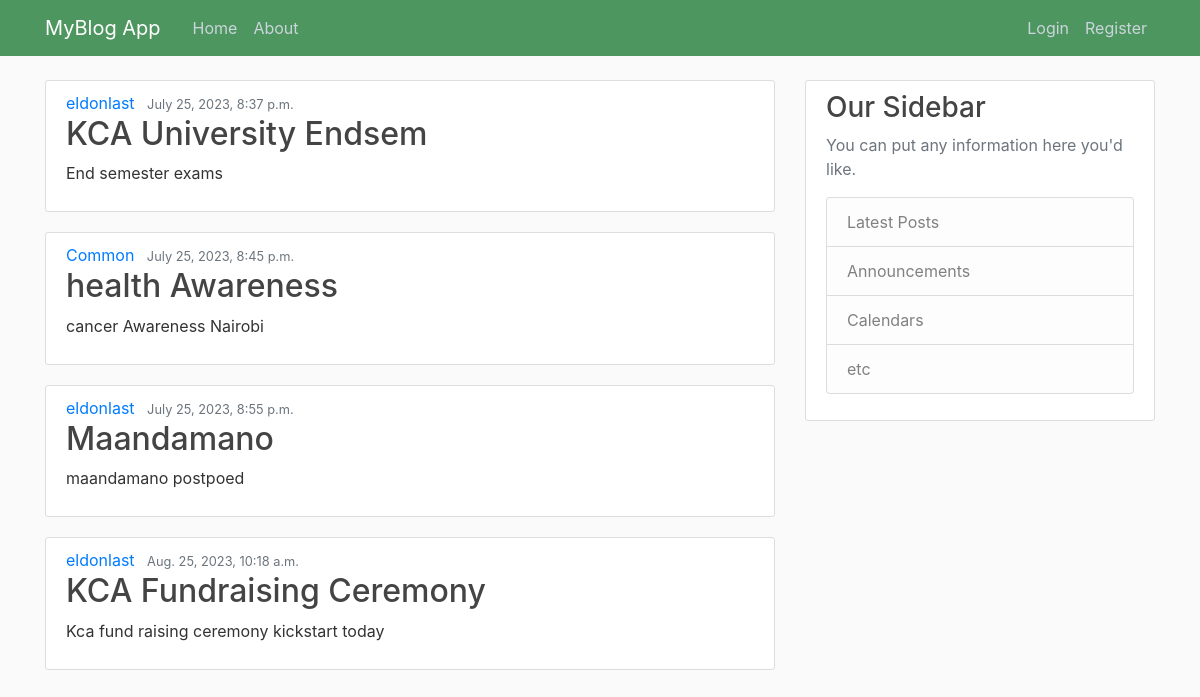
/, run on an earlier commit of the app's database.
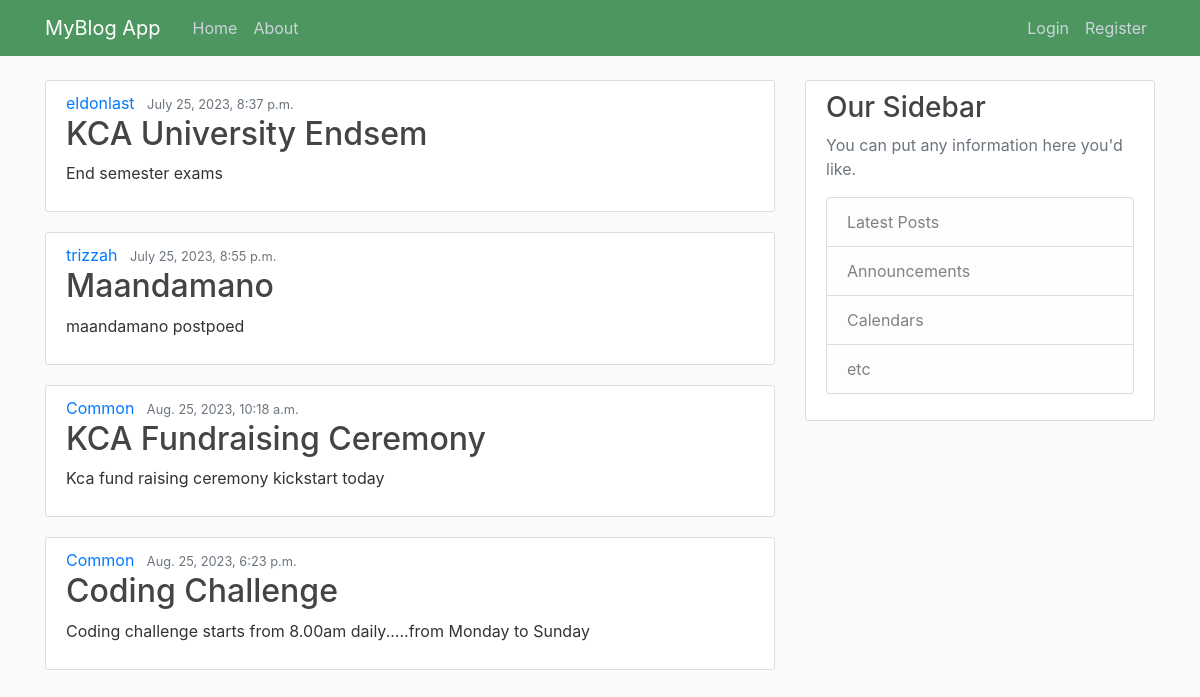
And on a later commit of the database.
### blogg/models.py (models this page shows, shortened)
class Post(models.Model):
    title=models.CharField(max_length=100)
    content= models.TextField()
    date_posted= models.DateTimeField(default=timezone.now)
    author= models.ForeignKey(User, on_delete=models.CASCADE)

### blogg/views.py (the view)
# urls.py: 2. Add a URL to urlpatterns:  path('', views.home, name='home')
def home(request):
    context={
        'posts':Post.objects.all()
    }
    return render(request, 'blogg/home.html',context)

### blogg/templates/blogg/home.html
{% extends "blogg/base.html"%}
{% block content %}
  {% for post in posts %}
  <article class="media content-section">
    <div class="media-body">
      <div class="article-metadata">
        <a class="mr-2" href="#">{{ post.author }}</a>
        <small class="text-muted">{{ post.date_posted }}</small>
      </div>
      <h2><a class="article-title" href="#">{{ post.title }}</a></h2>
      <p class="article-content">{{ post.content }}</p>
    </div>
  </article>
  {% endfor %}
  {% endblock content %}

### blogg/templates/blogg/base.html (shortened to what this page needs)
{% load static %}
<!DOCTYPE html>
<html>
    <head>
    <link rel="stylesheet" href="https://cdn.jsdelivr.net/npm/bootstrap@4.1.3/dist/css/bootstrap.min.css">
</head>
<header class="site-header">
  <nav class="navbar navbar-expand-md navbar-dark bg-steel fixed-top">
    <div class="container">
      <a class="navbar-brand mr-4" href="/">MyBlog App</a>
      <div class="collapse navbar-collapse" id="navbarToggle">
        <div class="navbar-nav mr-auto">
          <a class="nav-item nav-link" href="/">Home</a>
          <a class="nav-item nav-link" href="/about">About</a>
        </div>
        <div class="navbar-nav">
          <a class="nav-item nav-link" href="{% url 'Login' %}">Login</a>
          <a class="nav-item nav-link" href="{% url 'register' %}">Register</a>
        </div>
      </div>
    </div>
  </nav>
</header>
<main role="main" class="container">
  <div class="row">
    <div class="col-md-8">
      {% block content %}{% endblock %}
    </div>
    <div class="col-md-4">
      <div class="content-section">
        <h3>Our Sidebar</h3>
        <p class='text-muted'>You can put any information here you'd like.
          <ul class="list-group">
            <li class="list-group-item list-group-item-light">Latest Posts</li>
            <li class="list-group-item list-group-item-light">Announcements</li>
            <li class="list-group-item list-group-item-light">Calendars</li>
            <li class="list-group-item list-group-item-light">etc</li>
          </ul>
        </p>
      </div>
    </div>
  </div>
</main>
    </body>
</html>

### blogg/templates/blogg/base.html (style rules this page uses)
h1, h2, h3, h4, h5, h6 { color: #444444; }
ul { margin: 0; }
.bg-steel { background-color: #4d965f; }
.site-header .navbar-nav .nav-link { color: #cbd5db; }
.content-section { background: #ffffff; padding: 10px 20px; border: 1px solid #dddddd; border-radius: 3px; margin-bottom: 20px; }
.article-title { color: #444444; }
.article-content { white-space: pre-line; }

What changed in the data, as far as the page shows it:
removed Post: author "Common", date_posted "July 25, 2023, 8:45 p.m.", title "health Awareness", content "cancer Awareness Nairobi"
changed Post "Maandamano": author "eldonlast" → "trizzah"
changed Post "KCA Fundraising Ceremony": author "eldonlast" → "Common"
added Post: author "Common", date_posted "Aug. 25, 2023, 6:23 p.m.", title "Coding Challenge", content "Coding challenge starts from 8.00am daily.....from Monday to Sunday"
